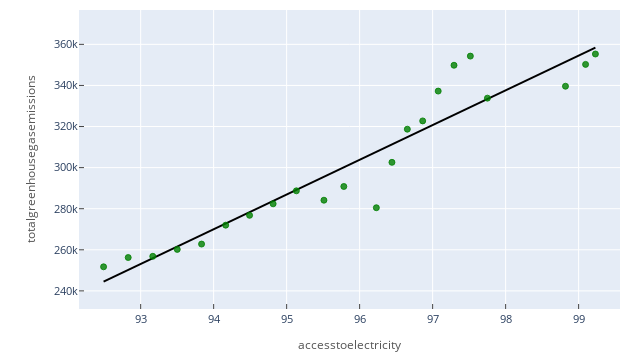

The notebook cell saved with this chart:
### Code cell
sns.lmplot(x='accesstoelectricity', y='totalgreenhousegasemissions', data=argframe,
          scatter_kws={'color':'green', 'marker':'^'}, line_kws={'color':'black', 'lw':2}, height=5, aspect=1.75);
